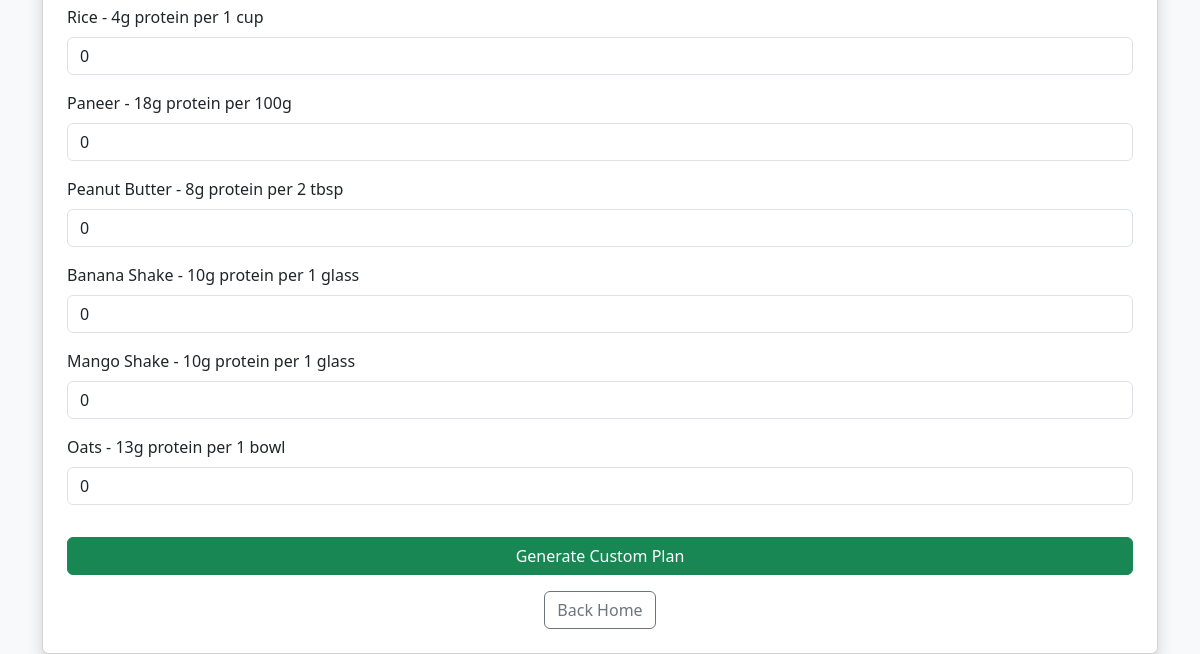
The page /plan-builder (lower part) on the database as committed earlier.
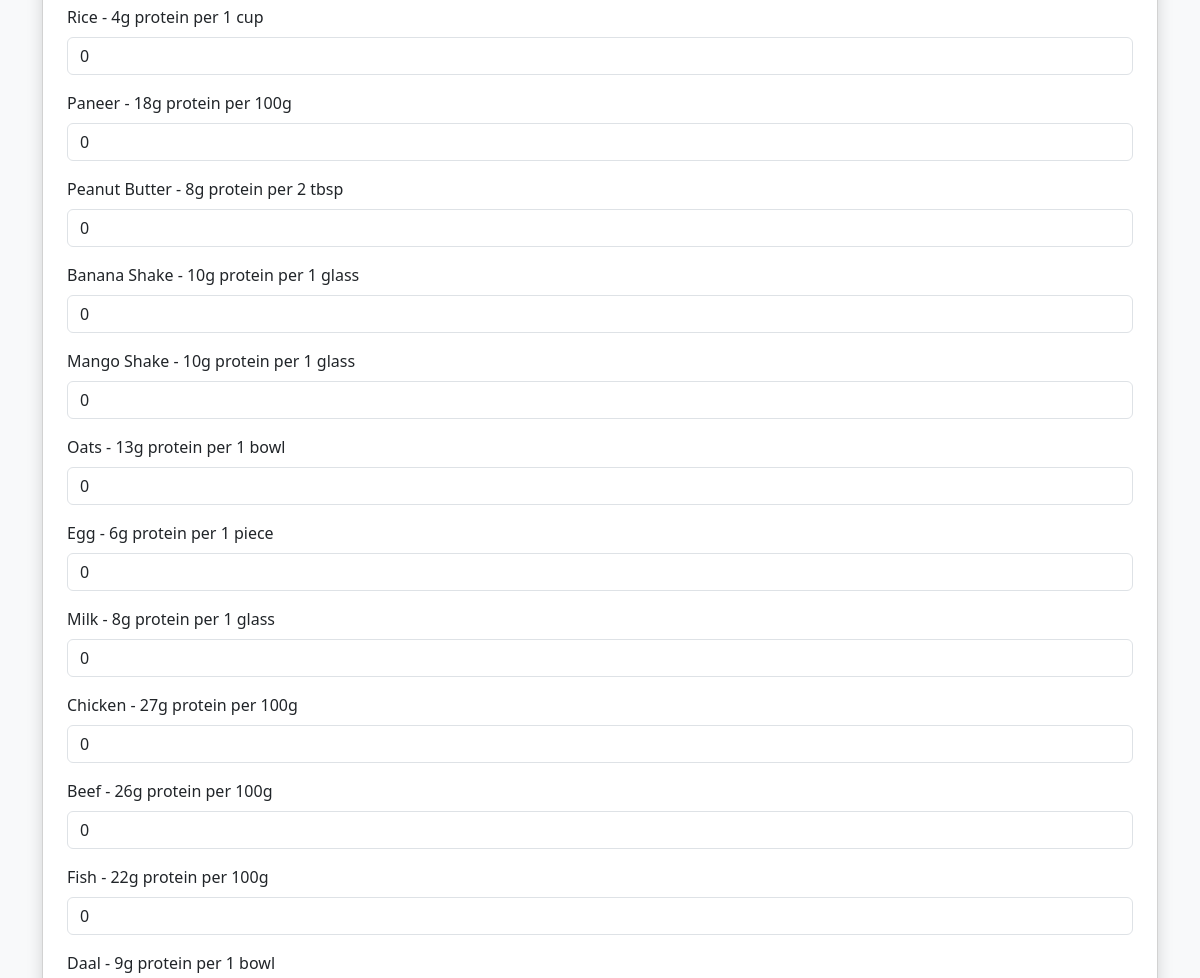
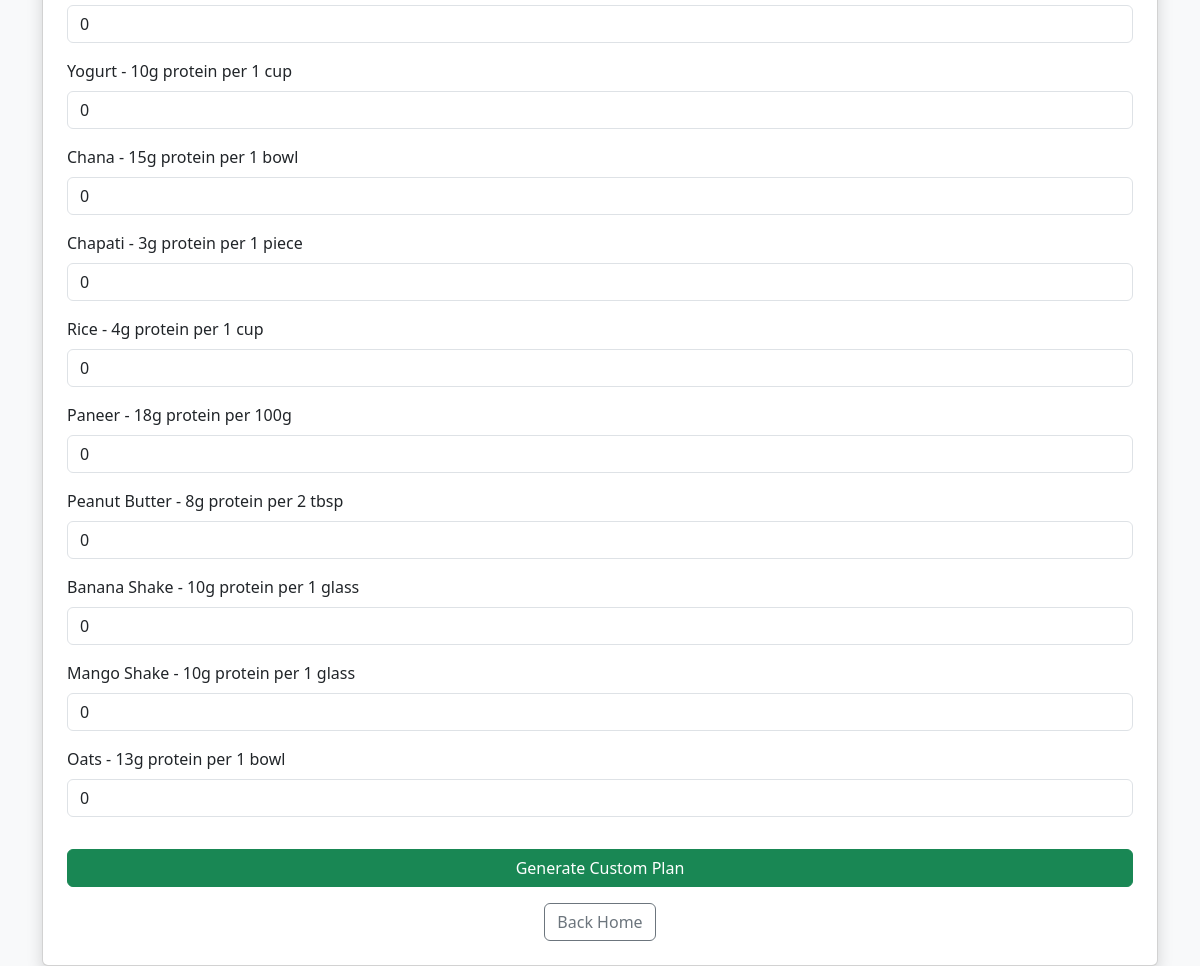
The same page on the database as committed later (2 pictures, top to bottom).
### models/food.py (models this page shows)
class Base(DeclarativeBase):
    pass

class Food(Base):
    __tablename__ = "foods"
    id = Column(Integer, primary_key=True, index=True)
    name = Column(String)
    unit = Column(String)
    protein = Column(Integer)

### routes/planner.py (the view)
@router.get("/plan-builder")
def plan_builder_page(request: Request, target: int = 135):
    db = SessionLocal()
    foods = db.query(Food).all()
    db.close()
    return templates.TemplateResponse(
        request=request,
        name="plan_builder.html",
        context={
            "foods": foods,
            "target": target
        }
    )

### templates/plan_builder.html (shortened to what this page needs)
<!DOCTYPE html>
<html>
<head>
    <link href="https://cdn.jsdelivr.net/npm/bootstrap@5.3.3/dist/css/bootstrap.min.css" rel="stylesheet">
</head>
<body class="bg-light">
<div class="container mt-5">
    <div class="card shadow p-4">
        <form action="/plan-builder/generate" method="post">
            {% for food in foods %}
                <div class="mb-3">
                    <label class="form-label">
                        {{ food.name }} - {{ food.protein }}g protein per {{ food.unit }}
                    </label>
                    <input type="number" name="food_{{ food.id }}" value="0" class="form-control">
                </div>
            {% endfor %}
            <button type="submit" class="btn btn-success w-100 mt-3">
                Generate Custom Plan
            </button>
        </form>
        <div class="text-center mt-3">
            <a href="/" class="btn btn-outline-secondary">Back Home</a>
        </div>
    </div>
</div>
</body>
</html>

Rows that differ between the two databases and show on the page:
added Food: name "Egg", protein "6", unit "1 piece"
added Food: name "Milk", protein "8", unit "1 glass"
added Food: name "Chicken", protein "27", unit "100g"
added Food: name "Beef", protein "26", unit "100g"
added Food: name "Fish", protein "22", unit "100g"
added Food: name "Daal", protein "9", unit "1 bowl"
added Food: name "Yogurt", protein "10", unit "1 cup"
added Food: name "Chana", protein "15", unit "1 bowl"
added Food: name "Chapati", protein "3", unit "1 piece"
added Food: name "Rice", protein "4", unit "1 cup"
added Food: name "Paneer", protein "18", unit "100g"
added Food: name "Peanut Butter", protein "8", unit "2 tbsp"
added Food: name "Banana Shake", protein "10", unit "1 glass"
added Food: name "Mango Shake", protein "10", unit "1 glass"
added Food: name "Oats", protein "13", unit "1 bowl"
